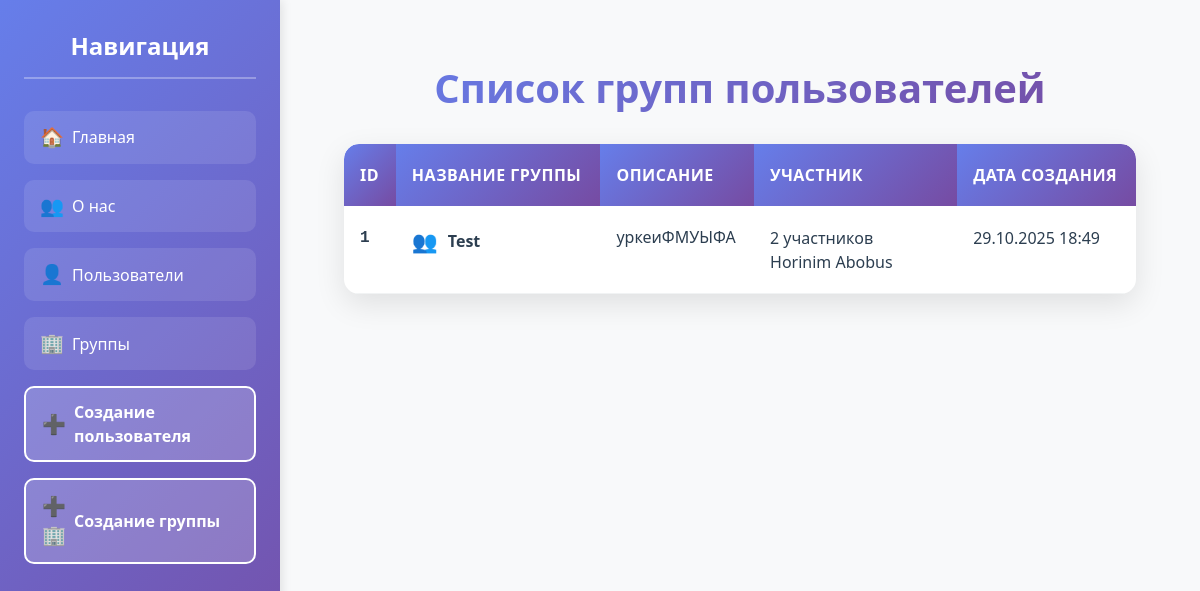
The app's page /groups/ with its own data.
### main/models.py (models this page shows, shortened)
class GroupUser(models.Model):
    id = models.AutoField(primary_key=True)
    name = models.CharField('Название группы',max_length=20)
    discription = models.TextField('Описание группы')
    users_list = models.ManyToManyField(
        UsersList,
        verbose_name="Участники группы",
        blank=True  # разрешить пустой список
    )
    created_at = models.DateTimeField(auto_now_add=True)
    class Meta:
        verbose_name = 'Группа'
        verbose_name_plural = 'Все группы'

class UsersList(models.Model):
    id = models.AutoField(primary_key=True)
    username = models.CharField('Имя пользователя',max_length=20)
    email = models.EmailField('Email пользователя')
    created_at = models.DateTimeField(auto_now_add=True)
    class Meta:
        verbose_name = 'Пользователи'
        verbose_name_plural = 'Все пользователи'

### main/views.py (the view)
# urls.py: path('groups/', views.groups_show, name='groups_show'),
def groups_show(request):
    groups_list = GroupUser.objects.all().order_by('-created_at')
    return render(request, 'main/groups_show.html', {'groups_list': groups_list})

### main/templates/main/groups_show.html (shortened to what this page needs)
{% extends 'main/layout.html' %}
{% block content %}
<div class="groups-container">
    <h1 class="page-title">Список групп пользователей</h1>
    <div class="table-wrapper">
        <table class="modern-table">
            <thead>
                <tr>
                    <th>ID</th>
                    <th>Название группы</th>
                    <th>Описание</th>
                    <th>Участник</th>
                    <th>Дата создания</th>
                </tr>
            </thead>
            <tbody>
                {% for group in groups_list %}
                <tr class="table-row">
                    <td class="group-id">{{ group.id }}</td>
                    <td class="group-name">
                        <span class="group-icon">👥</span>
                        {{ group.name }}
                    </td>
                    <td class="group-description">
                        {{ group.discription|truncatewords:10 }}
                    </td>
                    <td class="group-user">
                        {% if group.users_list.all %}
                    <div class="users-count">
                        <span class="count-badge">{{ group.users_list.count }} участников</span>
                        <div class="users-preview">
                            {% for user in group.users_list.all|slice:":3" %}
                            <span class="user-tag">{{ user.username }}</span>
                            {% endfor %}
                        </div>
                    </div>
                        {% else %}
                            <span class="no-user">Участники не добавлены</span>
                        {% endif %}
                    </td>
                    <td class="group-date">{{ group.created_at|date:"d.m.Y H:i" }}</td>
                </tr>
                {% endfor %}
            </tbody>
        </table>
    </div>
</div>
{% endblock %}

### main/templates/main/groups_show.html (style rules this page uses)
.groups-container { max-width: 1400px; margin: 0 auto; padding: 2rem; }
.page-title { text-align: center; color: #2c3e50; margin-bottom: 2rem; font-weight: 700; font-size: 2.5rem; background: linear-gradient(135deg, #667eea, #764ba2); -webkit-background-clip: text; -webkit-text-fill-color: transparent; }
.table-wrapper { background: white; border-radius: 15px; box-shadow: 0 10px 30px rgba(0,0,0,0.1); overflow: hidden; }
.modern-table { width: 100%; border-collapse: collapse; font-family: 'Segoe UI', Tahoma, Geneva, Verdana, sans-serif; }
.modern-table th { background: linear-gradient(135deg, #667eea, #764ba2); color: white; padding: 1.2rem 1rem; text-align: left; font-weight: 600; font-size: 1rem; text-transform: uppercase; letter-spacing: 0.5px; }
.modern-table th:first-child { border-top-left-radius: 15px; }
.modern-table th:last-child { border-top-right-radius: 15px; }
.table-row { border-bottom: 1px solid #f1f3f4; transition: all 0.3s ease; }
.table-row td { padding: 1.2rem 1rem; color: #2c3e50; font-size: 1rem; vertical-align: top; }
.group-id { font-weight: 600; color: #667eea; font-family: 'Courier New', monospace; }
.group-name { display: flex; align-items: center; gap: 10px; font-weight: 600; font-size: 1.1rem; }
.group-icon { font-size: 1.3rem; }
.group-description { color: #7f8c8d; line-height: 1.4; max-width: 250px; }
.group-user { min-width: 200px; }
.group-date { color: #95a5a6; font-size: 0.9rem; white-space: nowrap; }
.table-row { animation: fadeInUp 0.5s ease; }

### records on screen
GroupUser: id "1", name "Test", discription "уркеиФМУЫФА", users_list.count "2", created_at "29.10.2025 18:49"
UsersList: username "Horinim"
UsersList: username "Abobus"
